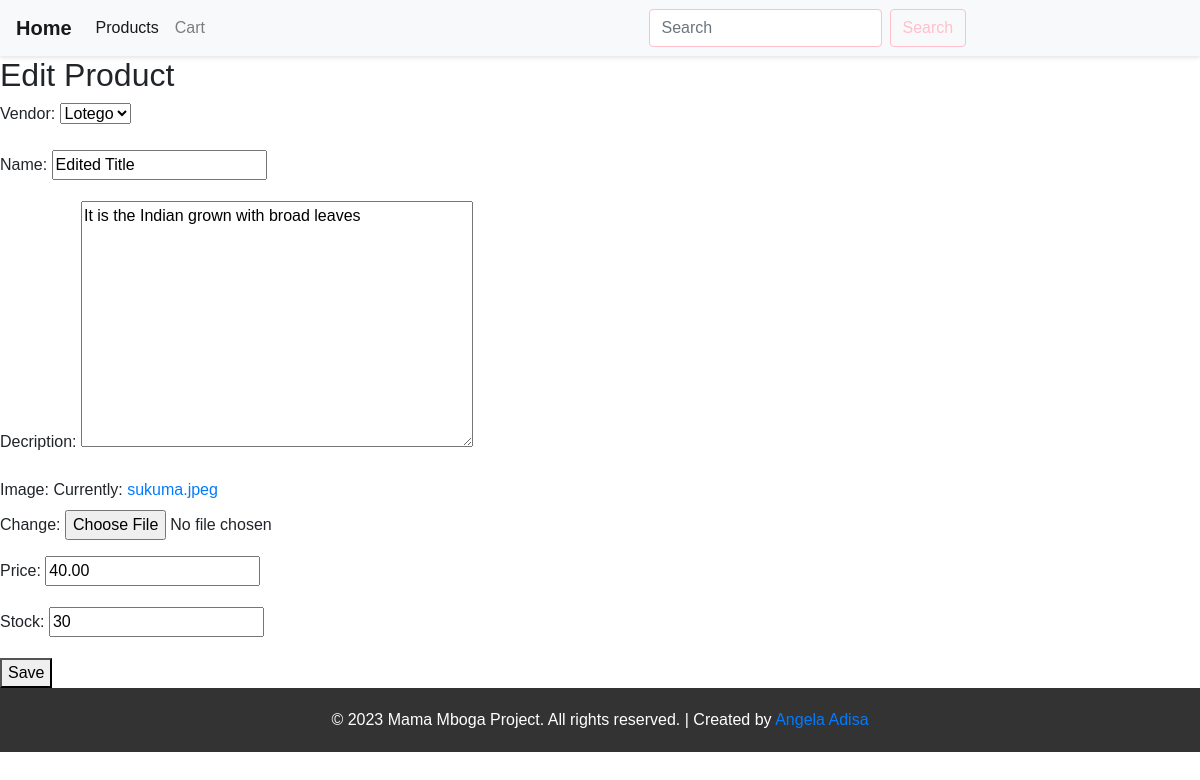
Page /inventory/products/edit/5 on the earlier database version.
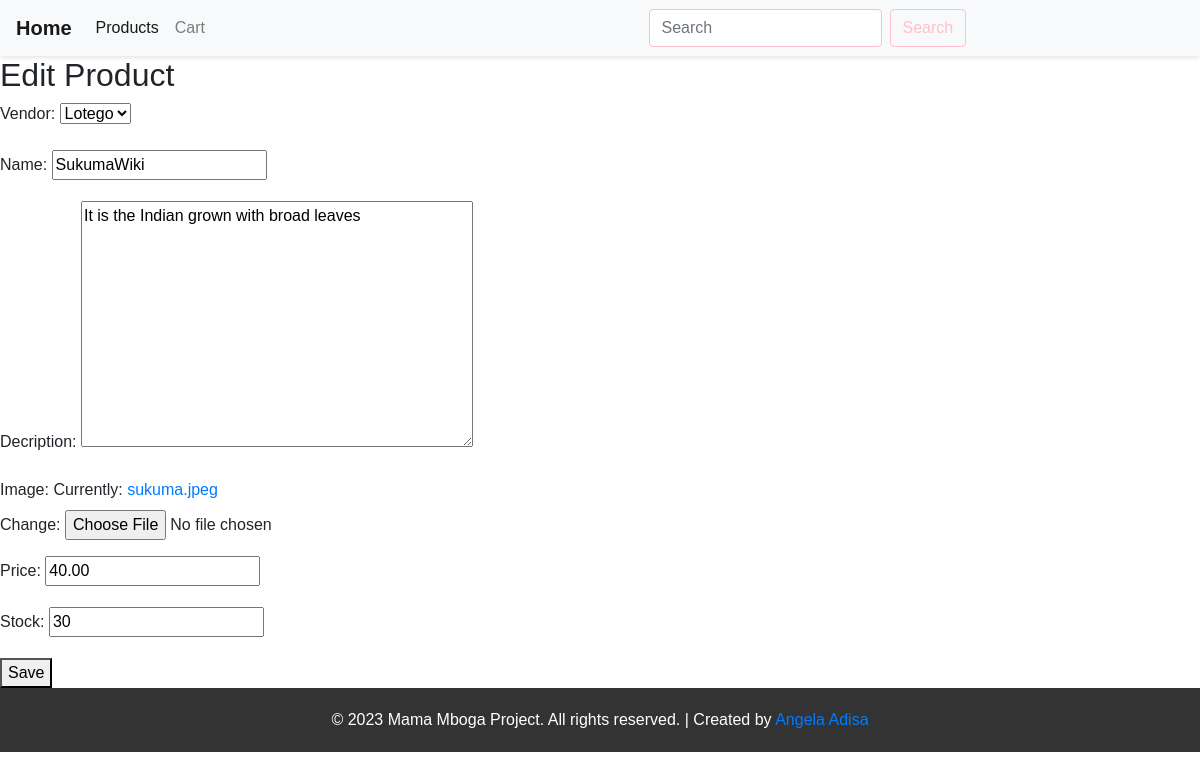
Same page on the later database version.
### inventory/models.py (models this page shows, shortened)
class Product(models.Model):
    Vendor = models.ForeignKey(Vendor,on_delete=models.CASCADE)
    name = models.CharField(max_length = 32)
    decription = models.TextField()
    image = models.ImageField(upload_to="images")
    price = models.DecimalField(max_digits=6,decimal_places=2)
    stock = models.PositiveIntegerField()
    date_created = models.DateTimeField(auto_now_add=True)
    date_updated = models.DateTimeField(auto_now=True)

### inventory/views.py (the view)
# urls.py: path("products/edit/<int:id>",edit_product, name = "product_edit_view"),
def edit_product(request, id):
    product = Product.objects.get(id=id)
    if request.method == "POST":
        form = ProductuploadForm(request.POST, instance=product)
        if form.is_valid():
            form.save()
            return redirect("product_detail_view", id=id)
    else:
        form = ProductuploadForm(instance=product)
    return render(request, "inventory/edit_product.html", {"form": form})

### inventory/forms.py
class ProductuploadForm(forms.ModelForm):
    class Meta:
        model = Product
        fields = "__all__"

### vendor/models.py (called while the page is built)
    def __str__(self):
        return self.store_name

### templates/inventory/edit_product.html (shortened to what this page needs)
<!DOCTYPE html>
<html lang="en">
<head>
</head>
<body>
    {% include "navbar.html" %}
    <h2>Edit Product</h2>
    <form method="POST">
        {{form.as_p}}
        <button type="submit">Save</button>
    </form>
    {% include "footer.html" %}
</body>
</html>

Differences in the rows shown:
changed Product "Lotego": name "Edited Title" → "SukumaWiki"
